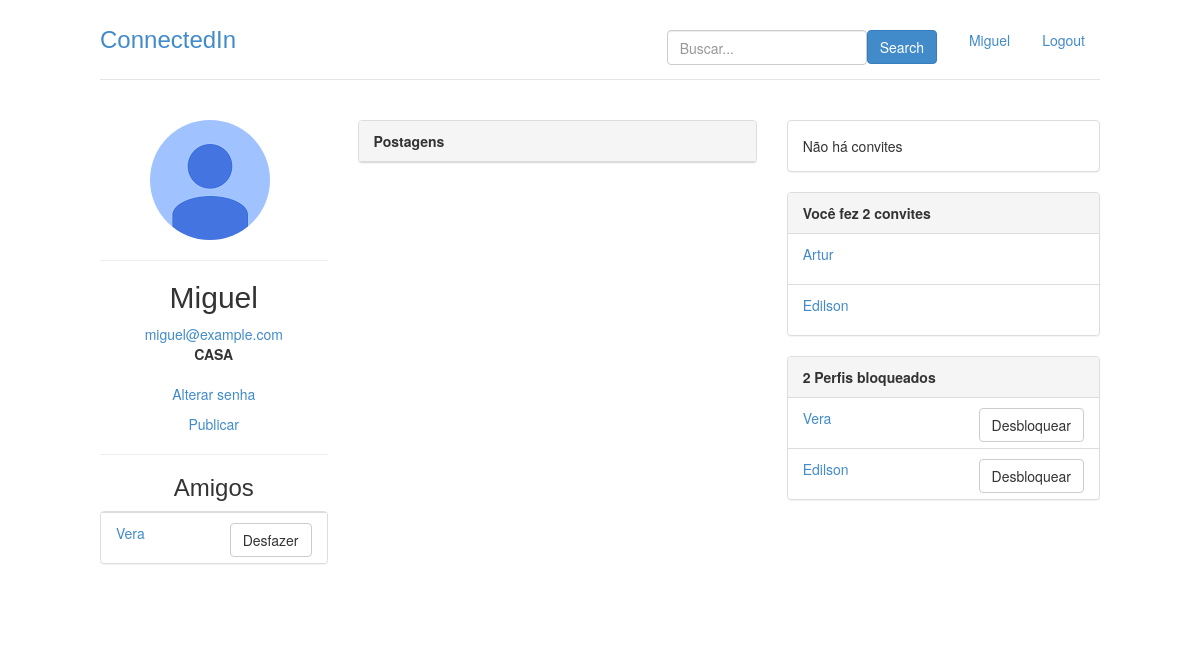
/perfil/20 (signed in), run on an earlier commit of the app's database.
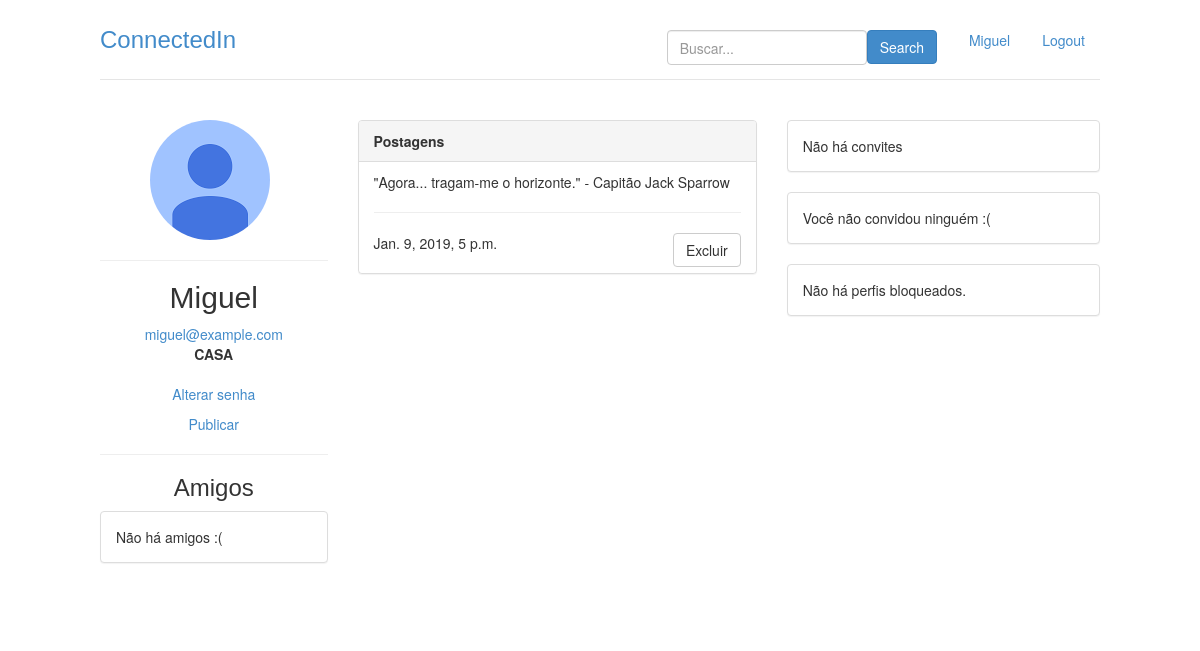
And on a later commit of the database.
### perfis/models.py (models this page shows, shortened)
class Perfil(models.Model):
    nome = models.CharField(max_length=255, null=False)
    telefone = models.CharField(max_length=20, null= False)
    nome_empresa = models.CharField(max_length=255, null=False)
    contatos = models.ManyToManyField('self')
    usuario = models.OneToOneField(User, related_name = "perfil", on_delete = models.CASCADE)
    contatos_bloqueados = models.ManyToManyField('self', related_name = 'meus_contatos_bloqueados', symmetrical=False, through= 'Bloqueio')
    def super_user(self):
        return self.usuario.is_superuser
    @property
    def email(self):
        return self.usuario.email
    def __str__(self):
        return self.nome
    def mostrar_perfil(self, perfil_a_exibir):
        pode_mostrar = True
        for perfil in perfil_a_exibir.bloqueios_feitos.all():
            if perfil.perfil_bloqueado.id == self.id:
                return False
        return pode_mostrar
    def pode_convidar(self, perfil_a_convidar):
        pode_convidar = False
        convites = Convite.objects.filter(solicitante=self, convidado=perfil_a_convidar).all()
        if len(convites) == 0 and perfil_a_convidar not in self.contatos.all():
            pode_convidar = True
        return pode_convidar
    def pode_bloquear(self, perfil_a_bloquear):
        pode_bloquear = True
        for perfil in self.bloqueios_feitos.all():
            if perfil.perfil_bloqueado.id == perfil_a_bloquear.id:
                return False
        return pode_bloquear
    @property
    def bloqueios_feitos(self): #meus_bloqueios
        return Bloqueio.objects.filter(perfil_que_bloqueia=self)

class Convite(models.Model):
    solicitante = models.ForeignKey(Perfil, on_delete=models.CASCADE,related_name='convites_feitos' )
    convidado = models.ForeignKey(Perfil, on_delete= models.CASCADE, related_name='convites_recebidos')

class Bloqueio(models.Model):
    perfil_que_bloqueia = models.ForeignKey(Perfil,on_delete=models.CASCADE,related_name='perfis_que_bloqueei')
    perfil_bloqueado = models.ForeignKey(Perfil,on_delete=models.CASCADE,related_name='perfis_que_estou_bloqueado')

class Postagem(models.Model):
    texto = models.CharField(max_length=255, null=False)
    dt_publicacao = models.DateTimeField(default=timezone.now)
    responsavel = models.ForeignKey(Perfil,on_delete=models.CASCADE,related_name='minhas_postagens' )
    def __str__(self):
        return self.texto
    class Meta:
        ordering = ['-dt_publicacao']

### perfis/views.py (the view)
# urls.py: path('perfil/<int:perfil_id>', views.exibir_perfil, name='exibir'),
@login_required
def exibir_perfil(request, perfil_id):
	perfil = Perfil.objects.get(id=perfil_id)
	perfil_logado = get_perfil_logado(request)
	pode_convidar = perfil_logado.pode_convidar(perfil)
	pode_bloquear = perfil_logado.pode_bloquear(perfil)
	pode_mostrar = perfil_logado.mostrar_perfil(perfil)
	return render(request, 'perfil.html',
		          {'perfil' : perfil,
				   'perfil_logado' : get_perfil_logado(request), 'pode_convidar': pode_convidar, 'pode_bloquear': pode_bloquear, 'mostrar_perfil': pode_mostrar})

### perfis/views.py (called while the page is built)
@login_required
def get_perfil_logado(request):
	return request.user.perfil

### perfis/templates/perfil.html (shortened to what the changed rows need)
{% extends 'base.html' %}
{% block body %}
{% if mostrar_perfil %}
	<div class="row">
		<div class = "col-lg-3">
				<h2 style="text-align: center; font-family: 'Gill Sans', 'Gill Sans MT', Calibri, 'Trebuchet MS', sans-serif">{{ perfil.nome }}</h2>
				{% if perfil.id == perfil_logado.id %}
				<nav>
					<div class="panel panel-default">
							{% with total=perfil_logado.contatos.count %}
								{% if total %}
								<ul class="list-group">
										{% for perfil in perfil_logado.contatos.all %}
											<li class = "list-group-item">
												<p><a href = "{% url 'exibir' perfil.id %}">{{ perfil }}</a>
													<a class="btn btn-default pull-right" style="min-width: 20px; min-height: 10px;" href="{% url 'desfazer' perfil.id %}">Desfazer</a>
												</p>
											</li>
										{% endfor %}
									</ul>
								{% else %}
									<div class="panel-body">
										Não há amigos :(
									</div>
								{% endif %}
							{% endwith %}
						</div>
				</nav>
				{% endif %}
			</div>
			{% if perfil.id == perfil_logado.id %}
				<div class = "col-lg-5">
				{% if perfil.id == perfil_logado.id %}
					{% if perfil_logado.minhas_postagens %}
						<div class="panel panel-default">
							<ul class="list-group">
								{% for post in perfil_logado.minhas_postagens.all %}
									<li class = "list-group-item">
										{{ post }}
										<p>
											<hr>
											{{ post.dt_publicacao }}
											<button class="btn btn-default pull-right btn-confirm">Excluir</button>
										</p>
									</li>
								{% endfor %}
							</ul>
					{% else %}
						<div class="panel-body">
							Você ainda não publicou. :(
						</div>
					{% endif %}
				{% endif %}
				</div>
			</div>
			<div class = "col-lg-4">
				<aside>
				<div class="panel panel-default">
					{% with total=perfil_logado.convites_feitos.count %}
						{% if total %}
							<div class="panel-heading">
								<strong> Você fez {{ total }}
								convite{{ total|pluralize }}</strong>
							</div>
							<ul class="list-group">
								{% for convite in perfil_logado.convites_feitos.all %}
									<li class = "list-group-item">
										<p>
											<a href = "{% url 'exibir' convite.convidado.id %}">
													{{convite.convidado.nome}}</a>
											</p>
									</li>
								{% endfor %}
						{% else %}
							<div class="panel-body">
								Você não convidou ninguém :(
							</div>
						{% endif %}
					{% endwith %}
				</div>
			</aside>
			<div class="panel panel-default">
					{% with total=perfil_logado.bloqueios_feitos.count %}
						{% if total %}
							<div class="panel-heading">
								<strong> {{ total }}
								Perfi{{ total|pluralize }} bloqueado{{ total|pluralize }}</strong>
							</div>
							<ul class="list-group">
								{% for bloqueio in perfil_logado.bloqueios_feitos.all %}
									<li class = "list-group-item">
										<p>
											<a href = "{% url 'exibir' bloqueio.perfil_bloqueado.id %}">{{bloqueio.perfil_bloqueado}}</a>
											<a class="btn btn-default pull-right" style="min-width: 20px; min-height: 10px;" href = "{% url 'desbloquear' bloqueio.id %}">Desbloquear</a>
										</p>
									</li>
								{% endfor %}
								</ul>
						{% else %}
							<div class="panel-body">
								Não há perfis bloqueados.
							</div>
						{% endif %}
					{% endwith %}
				</div>
		{% endif %}
			</div>
		</div>
		</div>
		{% else %}
		 Usuário não encontrado.
	{% endif %}
{% endblock %}

What changed in the data, as far as the page shows it:
no longer on this page (row unchanged): Perfil: nome "Vera"
removed Convite: convidado.nome "Artur"
removed Convite: convidado.nome "Edilson"
removed Bloqueio: perfil_bloqueado "Vera"
removed Bloqueio: perfil_bloqueado "Edilson"
added Postagem: texto "\"Agora... tragam-me o horizonte.\" - Capitão Jack Sparrow", dt_publicacao "Jan. 9, 2019, 5 p.m."
Also different on the page:
{{ total }}: "2" → (not shown)
text no longer shown: "Você fez convite Perfi bloqueado"
text now shown: "Não há amigos :( Você não convidou ninguém :( Não há perfis bloqueados."
